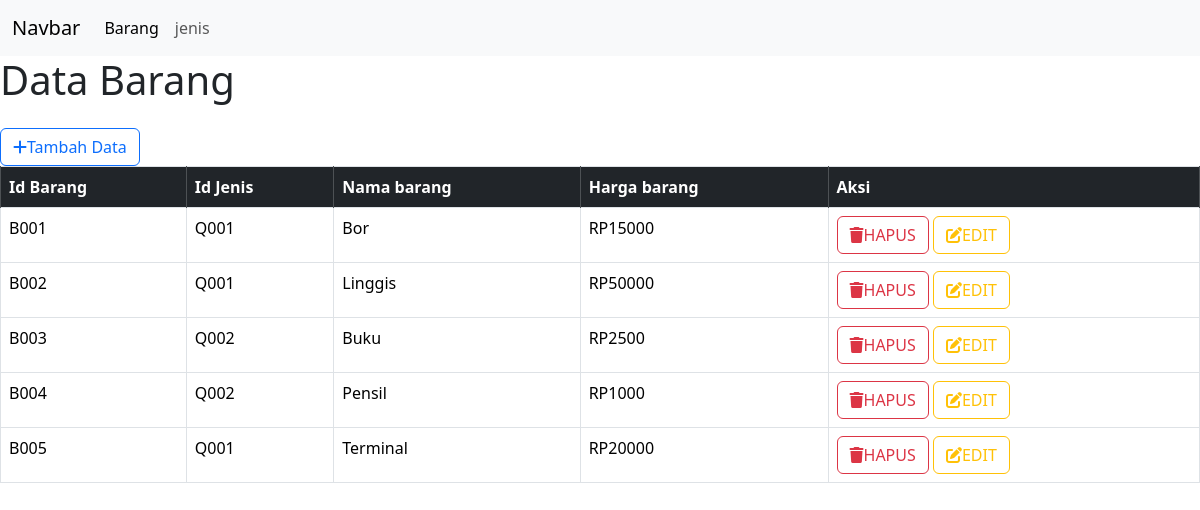
/view/barang/index.php, run on the app's committed database.
### tables this page shows
CREATE TABLE `barang` (
  `Id_Barang` varchar(20) NOT NULL,
  `Id_Jenis` varchar(20) DEFAULT NULL,
  `Nama_barang` varchar(40) DEFAULT NULL,
  `Harga_barang` varchar(30) DEFAULT NULL
);

### view/barang/index.php (the view, shortened to what this page needs)
<!doctype html>
<html lang="en">
  <head>
    <link href="https://cdn.jsdelivr.net/npm/bootstrap@5.3.3/dist/css/bootstrap.min.css" rel="stylesheet">
    <link rel="stylesheet" href="https://cdnjs.cloudflare.com/ajax/libs/font-awesome/6.2.0/css/all.min.css">
  </head>
  <body>
  <nav class="navbar navbar-expand-lg bg-body-tertiary">
  <div class="container-fluid">
    <a class="navbar-brand" href="#">Navbar</a>
    <div class="collapse navbar-collapse" id="navbarSupportedContent">
      <ul class="navbar-nav me-auto mb-2 mb-lg-0">
        <li class="nav-item">
          <a class="nav-link active" aria-current="page" href="../barang/index.php">Barang</a>
        </li>
        <li class="nav-item">
          <a class="nav-link" href="../jenis/index.php">jenis</a>
        </li>
    </div>
  </div>
</nav>
<h1>Data Barang</h1>
<a href="tambahan.php" class="btn btn-outline-primary mt-3">
      <i class="bi bi-plus-circle"></i><i class="fa-solid fa-plus"></i>Tambah Data
    </a>
<table class="table table-bordered">
        <tr>
            <th class="table-dark">Id Barang</th>
            <th class="table-dark">Id Jenis</th>
            <th class="table-dark">Nama barang</th>
            <th class="table-dark">Harga barang</th>
            <th class="table-dark">Aksi</th>
        </tr>
        <?php
        include '../../config/koneksi.php';
        $query=mysqli_query($conn,"SELECT * FROM barang");
        if(mysqli_num_rows($query)>0){
            while($result=mysqli_fetch_assoc($query)){
                ?>
                <tr>
                <td><?php echo $result['Id_Barang']?></td>
                    <td><?php echo $result['Id_Jenis']?></td>
                    <td><?php echo $result['Nama_barang']?></td>
                    <td><?php echo $result['Harga_barang']?></td>
                    <td>
                    <a href="hapus.php?Id_Barang=<?php echo $result['Id_Barang']; ?>"
   onclick="return confirm('Apakah anda yakin ingin menghapus data ini?')"
   class="btn btn-outline-danger"><i class="fa-solid fa-trash"></i>HAPUS</a>
   <a href="edit.php?Id_Barang=<?php echo $result['Id_Barang'];?>" class="btn btn-outline-warning"><i class="fa-solid fa-pen-to-square"></i>EDIT</a>
                    </td>
                </tr>
                <?php
            }
        }else{
            echo"data kosong";
        }
        ?>
    </table>
  </body>
</html>

### data on the page
barang: Id_Barang "B001", Id_Jenis "Q001", Nama_barang "Bor", Harga_barang "RP15000"
barang: Id_Barang "B002", Id_Jenis "Q001", Nama_barang "Linggis", Harga_barang "RP50000"
barang: Id_Barang "B003", Id_Jenis "Q002", Nama_barang "Buku", Harga_barang "RP2500"
barang: Id_Barang "B004", Id_Jenis "Q002", Nama_barang "Pensil", Harga_barang "RP1000"
barang: Id_Barang "B005", Id_Jenis "Q001", Nama_barang "Terminal", Harga_barang "RP20000"
